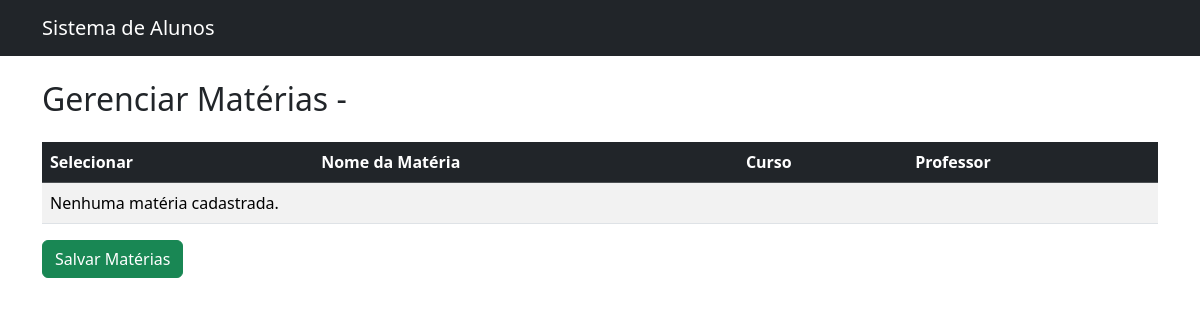
The page /materias/ on the database as committed earlier.
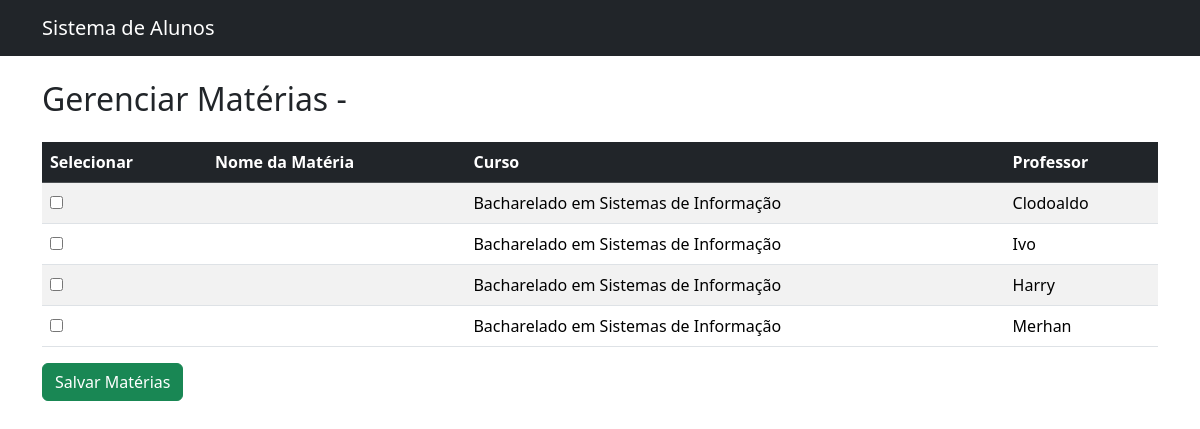
The same page on the database as committed later.
### alunos/models.py (models this page shows, shortened)
class Materia(models.Model):
    nome = models.CharField(max_length=100)
    professor = models.CharField(max_length=100)
    curso = models.ForeignKey(Curso, on_delete=models.CASCADE)

class Curso(models.Model):
    nome = models.CharField(max_length=100)

### alunos/views.py (the view)
# urls.py: path('materias/', views.lista_materias, name='lista_materias'),
def lista_materias(request):
    materias = Materia.objects.all()
    return render(request, 'alunos/lista_materias.html', {
        'materias': materias
    })

### alunos/templates/alunos/lista_materias.html (shortened to what this page needs)
{% extends 'base.html' %}
{% block content %}
<h2 class="mb-4">Gerenciar Matérias - {{ aluno.nome }}</h2>
<form method="post">
    <table class="table table-striped">
        <thead class="table-dark">
            <tr>
                <th>Selecionar</th>
                <th>Nome da Matéria</th>
                <th>Curso</th>
                <th>Professor</th>
            </tr>
        </thead>
        <tbody>
            {% for materia in materias %}
            <tr>
                <td>
                    <input type="checkbox"
                           name="materias"
                           value="{{ materia.id }}"
                           {% if materia in aluno.materias.all %}checked{% endif %}>
                </td>
                <td>{{ materia.nome_materia }}</td>
                <td>{{ materia.curso.nome }}</td>
                <td>{{ materia.professor }}</td>
            </tr>
            {% empty %}
            <tr>
                <td colspan="4">Nenhuma matéria cadastrada.</td>
            </tr>
            {% endfor %}
        </tbody>
    </table>
    <button type="submit" class="btn btn-success">
        Salvar Matérias
    </button>
</form>
{% endblock %}

### templates/base.html (shortened to what this page needs)
<!DOCTYPE html>
<html>
<head>
    <link href="https://cdn.jsdelivr.net/npm/bootstrap@5.3.2/dist/css/bootstrap.min.css" rel="stylesheet">
</head>
<body>
<nav class="navbar navbar-dark bg-dark">
    <div class="container">
        <a class="navbar-brand" href="{% url 'lista_alunos' %}">
            Sistema de Alunos
        </a>
    </div>
</nav>
<div class="container mt-4">
    {% block content %}
    {% endblock %}
</div>
</body>
</html>

Rows that differ between the two databases and show on the page:
added Materia: curso.nome "Bacharelado em Sistemas de Informação", professor "Clodoaldo"
added Materia: curso.nome "Bacharelado em Sistemas de Informação", professor "Ivo"
added Materia: curso.nome "Bacharelado em Sistemas de Informação", professor "Harry"
added Materia: curso.nome "Bacharelado em Sistemas de Informação", professor "Merhan"
Other text that changed with them:
text no longer shown: "Nenhuma matéria cadastrada."
